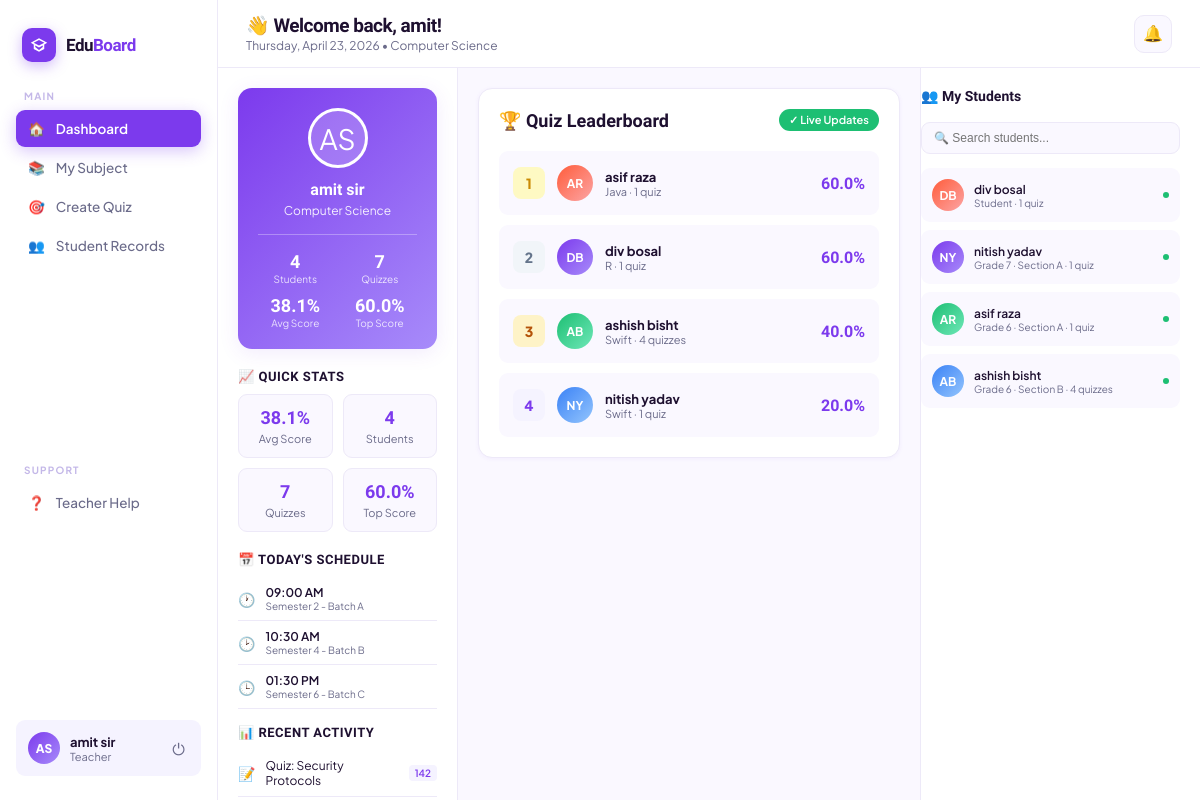
Screenshot of /teacher-dashboard (signed in) with the database file from the repository.
### app.py (models this page shows)
class User(db.Model):
    id            = db.Column(db.Integer, primary_key=True)
    first_name    = db.Column(db.String(80),  nullable=False)
    last_name     = db.Column(db.String(80),  nullable=False)
    email         = db.Column(db.String(150), unique=True, nullable=False)
    password_hash = db.Column(db.String(256), nullable=False)
    role          = db.Column(db.String(20),  default='student')   # student | teacher
    grade         = db.Column(db.String(20),  nullable=True)       # student only
    section       = db.Column(db.String(20),  nullable=True)       # student only
    subject       = db.Column(db.String(80),  nullable=True)       # teacher only
    staff_id      = db.Column(db.String(40),  nullable=True)       # teacher only
    created_at    = db.Column(db.DateTime,    default=datetime.utcnow)
    quiz_attempts = db.relationship('QuizAttempt', backref='user', lazy=True)
    @property
    def full_name(self):
        return f"{self.first_name} {self.last_name}"
    @property
    def initials(self):
        return f"{self.first_name[0]}{self.last_name[0]}".upper()

class QuizAttempt(db.Model):
    id          = db.Column(db.Integer, primary_key=True)
    user_id     = db.Column(db.Integer, db.ForeignKey('user.id'), nullable=True)
    subject     = db.Column(db.String(100), nullable=False)
    difficulty  = db.Column(db.String(20),  nullable=False)
    score       = db.Column(db.Integer,  default=0)
    total       = db.Column(db.Integer,  default=0)
    percentage  = db.Column(db.Float,   default=0.0)
    time_taken  = db.Column(db.Integer, default=0)   # seconds
    taken_at    = db.Column(db.DateTime, default=datetime.utcnow)
    questions   = db.relationship('QuizQuestion', backref='attempt', lazy=True)

### app.py (the view)
@app.route('/teacher-dashboard')
@login_required
def teacher_dashboard():
    user = current_user()
    if user.role != 'teacher':
        return redirect(url_for('dashboard'))
    students_raw = User.query.filter_by(role='student').order_by(User.created_at.desc()).all()
    student_data = []
    for s in students_raw:
        attempts = QuizAttempt.query.filter_by(user_id=s.id).all()
        avg  = round(sum(a.percentage for a in attempts) / len(attempts), 1) if attempts else 0
        best = round(max((a.percentage for a in attempts), default=0), 1)
        student_data.append({
            'id': s.id, 'name': s.full_name, 'initials': s.initials,
            'grade': s.grade or '', 'section': s.section or '',
            'quizzes': len(attempts), 'avg': avg, 'best': best,
        })
    all_attempts = QuizAttempt.query.all()
    teacher_stats = {
        'total_students': len(student_data),
        'total_quizzes':  len(all_attempts),
        'avg_score':  round(sum(a.percentage for a in all_attempts) / len(all_attempts), 1) if all_attempts else 0,
        'top_score':  round(max((a.percentage for a in all_attempts), default=0), 1),
    }
    leaderboard = _get_student_leaderboard()
    now = datetime.now().strftime('%A, %B %d, %Y')
    return render_template('teacher_dashboard.html',
                           user=user, students=student_data,
                           teacher_stats=teacher_stats,
                           leaderboard=leaderboard, now=now)

### app.py (called while the page is built)
def login_required(f):
    @wraps(f)
    def decorated(*args, **kwargs):
        if 'user_id' not in session:
            return redirect(url_for('login'))
        return f(*args, **kwargs)
    return decorated

def current_user():
    if 'user_id' in session:
        return User.query.get(session['user_id'])
    return None

def _get_student_leaderboard(limit=20):
    students = User.query.filter_by(role='student').all()
    rows = []
    for s in students:
        attempts = QuizAttempt.query.filter_by(user_id=s.id).all()
        if not attempts:
            continue
        best_a = max(attempts, key=lambda a: a.percentage)
        avg    = round(sum(a.percentage for a in attempts) / len(attempts), 1)
        rows.append({
            'id': s.id, 'name': s.full_name, 'initials': s.initials,
            'grade': s.grade or '', 'section': s.section or '',
            'quizzes': len(attempts), 'best': round(best_a.percentage, 1),
            'best_subject': best_a.subject, 'avg': avg,
        })
    rows.sort(key=lambda x: x['best'], reverse=True)
    return rows[:limit]

### templates/teacher_dashboard.html (shortened to what this page needs)
<!DOCTYPE html>
<html lang="en">
<head>
</head>
<body>
<aside class="sidebar">
  <div class="brand">
    <div class="brand-icon"><svg viewBox="0 0 24 24"><path d="M12 3L1 9l4 2.18v6L12 21l7-3.82v-6L23 9zm0 2.26L19.16 9 12 12.74 4.84 9zm5 9.26L12 18.74 7 14.52V12.5l5 2.74 5-2.74z"/></svg></div>
    <div class="brand-name">Edu<span>Board</span></div>
  </div>
  <div class="nav-group">
    <span class="nav-group-label">Main</span>
    <a class="nav-item active" href="/teacher-dashboard"><span>🏠</span> Dashboard</a>
    <a class="nav-item" href="/my-subject"><span>📚</span> My Subject</a>
    <a class="nav-item" href="/create-quiz"><span>🎯</span> Create Quiz</a>
    <a class="nav-item" href="/students"><span>👥</span> Student Records</a>
  </div>
  <div class="nav-group" style="margin-top:auto">
    <span class="nav-group-label">Support</span>
    <a class="nav-item" href="#" onclick="openHelp()"><span>❓</span> Teacher Help</a>
  </div>
  <div class="sidebar-user">
    <div class="su-avatar">{{ user.initials }}</div>
    <div class="su-info">
      <div class="su-name">{{ user.full_name }}</div>
      <div class="su-role">Teacher</div>
    </div>
    <a href="/logout" class="su-logout" title="Logout">⏻</a>
  </div>
</aside>
<div class="content-wrapper">
  <div class="topbar">
    <div class="topbar-left">
      <h1>👋 Welcome back, {{ user.first_name }}!</h1>
      <p>{{ now }} • {{ user.subject or "EduBoard Teacher" }}</p>
    </div>
    <div class="topbar-right">
      <button class="icon-btn" title="Notifications">🔔</button>
    </div>
  </div>
  <div class="body-layout">
    <div class="left-panel">
      <div class="profile-card">
        <div class="profile-avatar">{{ user.initials }}</div>
        <div class="profile-name">{{ user.full_name }}</div>
        <div class="profile-role">{{ user.subject or "Teacher" }}</div>
        <div class="profile-meta">
          <div class="meta-item">
            <span class="meta-val">{{ teacher_stats.total_students }}</span>
            <span class="meta-lbl">Students</span>
          </div>
          <div class="meta-item">
            <span class="meta-val">{{ teacher_stats.total_quizzes }}</span>
            <span class="meta-lbl">Quizzes</span>
          </div>
          <div class="meta-item">
            <span class="meta-val">{{ teacher_stats.avg_score }}%</span>
            <span class="meta-lbl">Avg Score</span>
          </div>
          <div class="meta-item">
            <span class="meta-val">{{ teacher_stats.top_score }}%</span>
            <span class="meta-lbl">Top Score</span>
          </div>
        </div>
      </div>
      <div class="section-title">📈 Quick Stats</div>
      <div class="stats-grid">
        <div class="stat-mini">
          <div class="stat-mini-val">{{ teacher_stats.avg_score }}%</div>
          <div class="stat-mini-lbl">Avg Score</div>
        </div>
        <div class="stat-mini">
          <div class="stat-mini-val">{{ teacher_stats.total_students }}</div>
          <div class="stat-mini-lbl">Students</div>
        </div>
        <div class="stat-mini">
          <div class="stat-mini-val">{{ teacher_stats.total_quizzes }}</div>
          <div class="stat-mini-lbl">Quizzes</div>
        </div>
        <div class="stat-mini">
          <div class="stat-mini-val">{{ teacher_stats.top_score }}%</div>
          <div class="stat-mini-lbl">Top Score</div>
        </div>
      </div>
      <div class="section-title">📅 Today's Schedule</div>
      <div class="list-item">
        <div class="list-icon">🕐</div>
        <div class="list-text">
          <div style="font-weight:600">09:00 AM</div>
          <div style="font-size:10px;color:var(--text-muted)">Semester 2 - Batch A</div>
        </div>
      </div>
      <div class="list-item">
        <div class="list-icon">🕑</div>
        <div class="list-text">
          <div style="font-weight:600">10:30 AM</div>
          <div style="font-size:10px;color:var(--text-muted)">Semester 4 - Batch B</div>
        </div>
      </div>
      <div class="list-item">
        <div class="list-icon">🕒</div>
        <div class="list-text">
          <div style="font-weight:600">01:30 PM</div>
          <div style="font-size:10px;color:var(--text-muted)">Semester 6 - Batch C</div>
        </div>
      </div>
      <div class="section-title">📊 Recent Activity</div>
      <div class="list-item">
        <div class="list-icon">📝</div>
        <div class="list-text">Quiz: Security Protocols</div>
        <div class="list-badge">142</div>
      </div>
    </div>
    <div class="middle">
      <div class="leaderboard-card">
        <div class="leaderboard-header">
          <div class="leaderboard-title">🏆 Quiz Leaderboard</div>
          <div class="update-badge">✓ Live Updates</div>
        </div>
        <div class="leaderboard-list" id="leaderboard">
          {% set rank_cls = ['rank-1','rank-2','rank-3'] %}
          {% set av_cols = ['linear-gradient(135deg,#FF5C3A,#FCA5A5)','linear-gradient(135deg,#7C3AED,#A78BFA)','linear-gradient(135deg,#1DBF73,#6EE7B7)','linear-gradient(135deg,#3B82F6,#93C5FD)','linear-gradient(135deg,#F59E0B,#FCD34D)','linear-gradient(135deg,#06B6D4,#67E8F9)','linear-gradient(135deg,#EC4899,#F472B6)','linear-gradient(135deg,#8B5CF6,#C4B5FD)','linear-gradient(135deg,#10B981,#6EE7B7)','linear-gradient(135deg,#D946EF,#F0ABFC)'] %}
          {% if leaderboard %}
            {% for s in leaderboard %}
            <div class="leaderboard-item" onclick="selectStudent(this, {{ s.id }})">
              <div class="rank-badge {{ rank_cls[loop.index0] if loop.index0 < 3 else 'rank-other' }}">{{ loop.index }}</div>
              <div class="student-avatar" style="background:{{ av_cols[loop.index0 % 10] }}">{{ s.initials }}</div>
              <div class="leaderboard-info">
                <div class="student-name">{{ s.name }}</div>
                <div class="student-class">{{ s.best_subject }} · {{ s.quizzes }} quiz{{ 'zes' if s.quizzes != 1 else '' }}</div>
              </div>
              <div class="student-score">{{ s.best }}%</div>
            </div>
            {% endfor %}
          {% else %}
            <div style="padding:32px;text-align:center;color:var(--text-muted);font-size:13px">
              🎯 No quiz data yet. Students will appear here once they take quizzes.
            </div>
          {% endif %}
        </div>
      </div>
    </div>
    <div class="right-panel">
      <div class="rp-header">
        <div class="rp-title">👥 My Students</div>
      </div>
      <input class="search-input" type="text" id="student-search" placeholder="🔍 Search students..." oninput="filterStudents()">
      <div class="student-list" id="student-list">
        {% set av_cols = ['linear-gradient(135deg,#FF5C3A,#FCA5A5)','linear-gradient(135deg,#7C3AED,#A78BFA)','linear-gradient(135deg,#1DBF73,#6EE7B7)','linear-gradient(135deg,#3B82F6,#93C5FD)','linear-gradient(135deg,#F59E0B,#FCD34D)','linear-gradient(135deg,#06B6D4,#67E8F9)','linear-gradient(135deg,#EC4899,#F472B6)','linear-gradient(135deg,#8B5CF6,#C4B5FD)','linear-gradient(135deg,#10B981,#6EE7B7)','linear-gradient(135deg,#D946EF,#F0ABFC)'] %}
        {% if students %}
          {% for s in students %}
          <div class="student-item" onclick="selectStudent(this, {{ s.id }})">
            <div class="si-avatar" style="background:{{ av_cols[loop.index0 % 10] }}">{{ s.initials }}</div>
            <div class="si-info">
              <div class="si-name">{{ s.name }}</div>
              <div class="si-meta">{{ s.grade or 'Student' }}{% if s.section %} · {{ s.section }}{% endif %} · {{ s.quizzes }} quiz{{ 'zes' if s.quizzes != 1 else '' }}</div>
            </div>
            <div class="si-status {% if s.quizzes == 0 %}inactive{% endif %}"></div>
          </div>
          {% endfor %}
        {% else %}
          <div style="padding:20px;text-align:center;color:var(--text-muted);font-size:13px">No students registered yet.</div>
        {% endif %}
      </div>
    </div>
  </div>
</div>
</body>
</html>

### rows the page displays
User: initials "AS", full_name "amit sir", first_name "amit", subject "Computer Science"
QuizAttempt: best_subject "Java"
QuizAttempt: best_subject "Swift"
QuizAttempt: best_subject "Swift"
User: initials "NY", name "nitish yadav", grade "Grade 7", section "Section A", quizzes "1"
User: initials "AR", name "asif raza", grade "Grade 6", section "Section A", quizzes "1"
User: initials "AB", name "ashish bisht", grade "Grade 6", section "Section B", quizzes "4", quizzes "zes"

### other values shown
{{ teacher_stats.total_students }} "4"
{{ teacher_stats.total_quizzes }} "7"
{{ teacher_stats.avg_score }} "38.1"
{{ teacher_stats.top_score }} "60.0"
{{ s.initials }} "AR" "DB" "AB" "NY"
{{ s.name }} "asif raza" "div bosal" "ashish bisht" "nitish yadav"
{{ s.quizzes }} "1" "1" "4" "1"
{{ s.best }} "60.0" "60.0" "40.0" "20.0"
{{ s.best_subject }} "R"
{{ 'zes' if s.quizzes != 1 else '' }} "zes"
{{ s.initials }} "DB"
{{ s.name }} "div bosal"
{{ s.grade or 'Student' }} "Student"
{{ s.quizzes }} "1"
